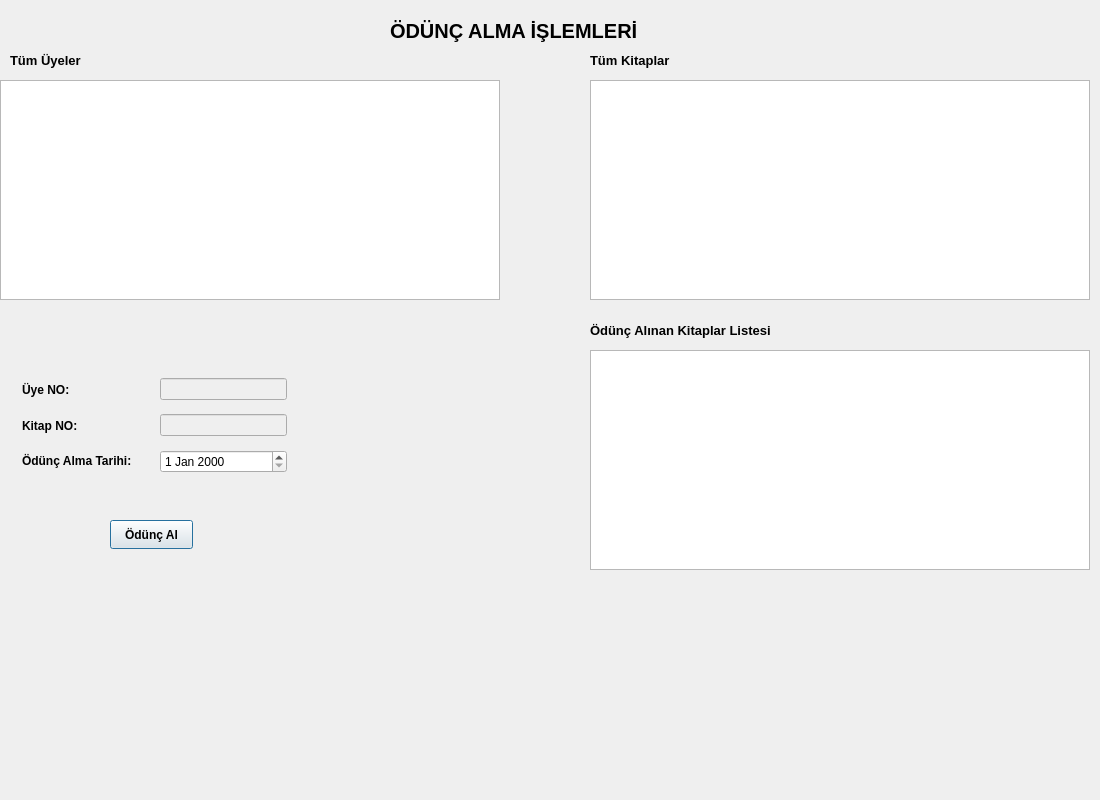
<?xml version="1.0" encoding="UTF-8"?>
<ui version="4.0">
 <class>odunc_alinan</class>
 <widget class="QDialog" name="odunc_alinan">
  <property name="geometry">
   <rect>
    <x>0</x>
    <y>0</y>
    <width>1100</width>
    <height>800</height>
   </rect>
  </property>
  <property name="windowTitle">
   <string>Dialog</string>
  </property>
  <widget class="QTableView" name="tableView_uyeler">
   <property name="geometry">
    <rect>
     <x>0</x>
     <y>80</y>
     <width>500</width>
     <height>220</height>
    </rect>
   </property>
  </widget>
  <widget class="QLabel" name="label_2">
   <property name="geometry">
    <rect>
     <x>390</x>
     <y>10</y>
     <width>371</width>
     <height>41</height>
    </rect>
   </property>
   <property name="font">
    <font>
     <pointsize>15</pointsize>
     <bold>true</bold>
    </font>
   </property>
   <property name="text">
    <string>ÖDÜNÇ ALMA İŞLEMLERİ</string>
   </property>
  </widget>
  <widget class="QTableView" name="tableView_kitaplar">
   <property name="geometry">
    <rect>
     <x>590</x>
     <y>80</y>
     <width>500</width>
     <height>220</height>
    </rect>
   </property>
  </widget>
  <widget class="QTableView" name="tableView_odunc_alinanlar">
   <property name="geometry">
    <rect>
     <x>590</x>
     <y>350</y>
     <width>500</width>
     <height>220</height>
    </rect>
   </property>
  </widget>
  <widget class="QLabel" name="label_3">
   <property name="geometry">
    <rect>
     <x>590</x>
     <y>320</y>
     <width>251</width>
     <height>20</height>
    </rect>
   </property>
   <property name="font">
    <font>
     <pointsize>10</pointsize>
     <bold>true</bold>
    </font>
   </property>
   <property name="text">
    <string>Ödünç Alınan Kitaplar Listesi</string>
   </property>
  </widget>
  <widget class="QPushButton" name="btn_odunc_al">
   <property name="geometry">
    <rect>
     <x>110</x>
     <y>520</y>
     <width>83</width>
     <height>29</height>
    </rect>
   </property>
   <property name="font">
    <font>
     <bold>true</bold>
    </font>
   </property>
   <property name="text">
    <string>Ödünç Al</string>
   </property>
  </widget>
  <widget class="QLabel" name="label_7">
   <property name="geometry">
    <rect>
     <x>590</x>
     <y>50</y>
     <width>251</width>
     <height>20</height>
    </rect>
   </property>
   <property name="font">
    <font>
     <pointsize>10</pointsize>
     <bold>true</bold>
    </font>
   </property>
   <property name="text">
    <string>Tüm Kitaplar</string>
   </property>
  </widget>
  <widget class="QLabel" name="label_8">
   <property name="geometry">
    <rect>
     <x>10</x>
     <y>50</y>
     <width>251</width>
     <height>20</height>
    </rect>
   </property>
   <property name="font">
    <font>
     <pointsize>10</pointsize>
     <bold>true</bold>
    </font>
   </property>
   <property name="text">
    <string>Tüm Üyeler</string>
   </property>
  </widget>
  <widget class="QWidget" name="layoutWidget">
   <property name="geometry">
    <rect>
     <x>22</x>
     <y>375</y>
     <width>135</width>
     <height>101</height>
    </rect>
   </property>
   <layout class="QVBoxLayout" name="verticalLayout">
    <item>
     <widget class="QLabel" name="label_4">
      <property name="font">
       <font>
        <bold>true</bold>
       </font>
      </property>
      <property name="text">
       <string>Üye NO:</string>
      </property>
     </widget>
    </item>
    <item>
     <widget class="QLabel" name="label_5">
      <property name="font">
       <font>
        <bold>true</bold>
       </font>
      </property>
      <property name="text">
       <string>Kitap NO:</string>
      </property>
     </widget>
    </item>
    <item>
     <widget class="QLabel" name="label_6">
      <property name="font">
       <font>
        <bold>true</bold>
       </font>
      </property>
      <property name="text">
       <string>Ödünç Alma Tarihi:</string>
      </property>
     </widget>
    </item>
   </layout>
  </widget>
  <widget class="QWidget" name="layoutWidget">
   <property name="geometry">
    <rect>
     <x>160</x>
     <y>370</y>
     <width>127</width>
     <height>111</height>
    </rect>
   </property>
   <layout class="QVBoxLayout" name="verticalLayout_2">
    <item>
     <widget class="QLineEdit" name="ln_uye_no">
      <property name="enabled">
       <bool>false</bool>
      </property>
     </widget>
    </item>
    <item>
     <widget class="QLineEdit" name="ln_kitap_no">
      <property name="enabled">
       <bool>false</bool>
      </property>
     </widget>
    </item>
    <item>
     <widget class="QDateEdit" name="tarih"/>
    </item>
   </layout>
  </widget>
 </widget>
 <resources/>
 <connections/>
</ui>
